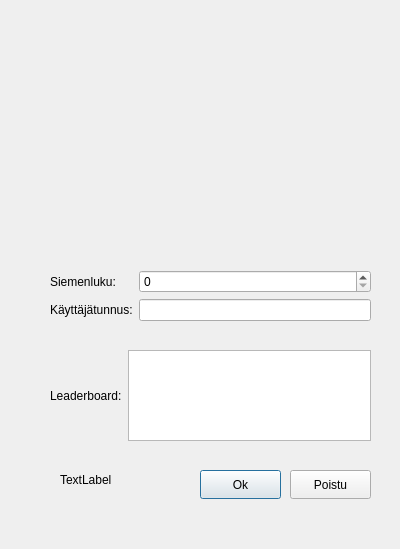
<?xml version="1.0" encoding="UTF-8"?>
<ui version="4.0">
 <class>Dialog</class>
 <widget class="QDialog" name="Dialog">
  <property name="geometry">
   <rect>
    <x>0</x>
    <y>0</y>
    <width>400</width>
    <height>549</height>
   </rect>
  </property>
  <property name="windowTitle">
   <string>Dialog</string>
  </property>
  <widget class="QWidget" name="gridLayoutWidget">
   <property name="geometry">
    <rect>
     <x>50</x>
     <y>60</y>
     <width>321</width>
     <height>261</height>
    </rect>
   </property>
   <layout class="QGridLayout" name="gridLayout">
    <item row="1" column="0" colspan="2">
     <widget class="QLabel" name="image_label">
      <property name="text">
       <string/>
      </property>
     </widget>
    </item>
    <item row="2" column="1">
     <widget class="QSpinBox" name="seed_spin_box"/>
    </item>
    <item row="3" column="0">
     <widget class="QLabel" name="label_5">
      <property name="font">
       <font>
        <family>Segoe UI</family>
        <bold>false</bold>
       </font>
      </property>
      <property name="text">
       <string>Käyttäjätunnus:</string>
      </property>
     </widget>
    </item>
    <item row="3" column="1">
     <widget class="QLineEdit" name="username_line_edit"/>
    </item>
    <item row="2" column="0">
     <widget class="QLabel" name="label_4">
      <property name="font">
       <font>
        <family>Segoe UI</family>
        <bold>false</bold>
       </font>
      </property>
      <property name="text">
       <string>Siemenluku:</string>
      </property>
     </widget>
    </item>
   </layout>
  </widget>
  <widget class="QPushButton" name="ok_button">
   <property name="geometry">
    <rect>
     <x>200</x>
     <y>470</y>
     <width>81</width>
     <height>29</height>
    </rect>
   </property>
   <property name="text">
    <string>Ok</string>
   </property>
  </widget>
  <widget class="QPushButton" name="exit_button">
   <property name="geometry">
    <rect>
     <x>290</x>
     <y>470</y>
     <width>81</width>
     <height>29</height>
    </rect>
   </property>
   <property name="text">
    <string>Poistu</string>
   </property>
  </widget>
  <widget class="QWidget" name="gridLayoutWidget_2">
   <property name="geometry">
    <rect>
     <x>50</x>
     <y>350</y>
     <width>321</width>
     <height>91</height>
    </rect>
   </property>
   <layout class="QGridLayout" name="gridLayout_2">
    <item row="0" column="1">
     <widget class="QTextBrowser" name="text_box"/>
    </item>
    <item row="0" column="0">
     <widget class="QLabel" name="label_3">
      <property name="text">
       <string>Leaderboard:</string>
      </property>
     </widget>
    </item>
   </layout>
  </widget>
  <widget class="QLabel" name="game_over_label">
   <property name="geometry">
    <rect>
     <x>60</x>
     <y>470</y>
     <width>63</width>
     <height>20</height>
    </rect>
   </property>
   <property name="text">
    <string>TextLabel</string>
   </property>
  </widget>
 </widget>
 <resources/>
 <connections/>
</ui>
